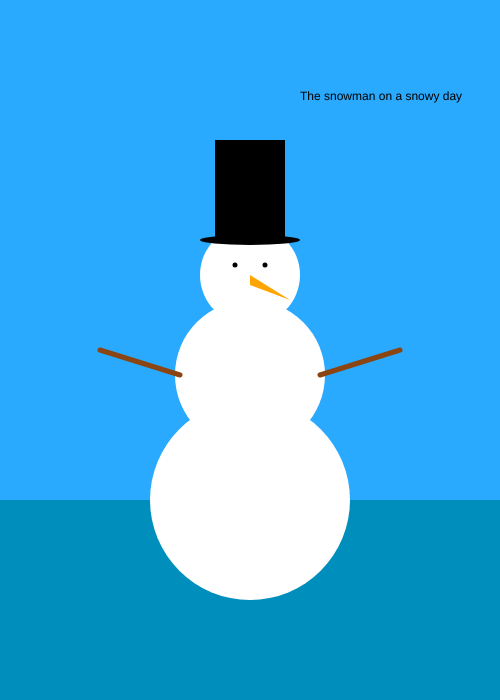
Frame 1 (no input)
Frame 60 (no input): identical to frame 1, image omitted
Frame 120 (the mouse pressed at the canvas centre since frame 60): identical to frame 1, image omitted

The p5.js sketch that drew this single still picture (run headless with seeded random() and noise() and a simulated clock; from frame 60 on, the mouse is pressed at the canvas centre):

// p5.js sketch
// ── sketch.js
let state = 0 ;


function setup() {
  createCanvas(500, 700);
	background(41, 170, 255);
  fill(0, 142, 188);
	strokeWeight(0);
	rect(0, 500, width, 200);

	}

function draw() {

  switch(state) {
    case 0:
    background(41, 170, 255);
    fill(0, 142, 188);
  	strokeWeight(0);
  	rect(0, 500, width, 200);
    //snowman
  	fill(255);
  	ellipse(250, 500, 200, 200);
  	ellipse(250, 375, 150, 150);
  	ellipse(250, 275, 100, 100);

  	//hat
  	fill(0);
  	rect(215, 140, 70, 100);
  	ellipse(250, 240, 100, 10);

  	//eyes
  	ellipse(235, 265, 5, 5);
  	ellipse(265, 265, 5, 5);

  	//carrot
  	fill(255, 165, 0);
  	triangle(250, 275, 250, 285, 290, 300);

  	//arms
  	stroke(139, 69, 19);
  	strokeWeight(5);
  	line(180, 375, 100, 350);
  	line(320, 375, 400, 350);
    strokeWeight(0);
    fill('black')
    text("The snowman on a snowy day ", 300, 100);

    break ;

    case 1:
    background(41, 170, 255);
    fill(0, 142, 188);
  	strokeWeight(0);
  	rect(0, 500, width, 200);
    //snowman
  	fill(255);
  	ellipse(250, 500, 200, 200);
  	ellipse(250, 375, 150, 150);
  	ellipse(250, 275, 100, 100);

  	//hat
  	fill(0);
  	rect(215, 140, 70, 100);
  	ellipse(250, 240, 100, 10);

  	//eyes
  	ellipse(235, 265, 5, 5);
  	ellipse(265, 265, 5, 5);

  	//carrot
  	fill(255, 165, 0);
  	triangle(250, 275, 250, 285, 290, 300);

  	//arms
  	stroke(139, 69, 19);
  	strokeWeight(5);
    line(180, 375, 100, 350);
  	line(320, 375, 400, 350);
    strokeWeight(0);
    fill('black')
    text("but the sun came up", 300, 100);


      //sun
      fill('yellow');
      ellipse(56, -10, 300, 300);

    break ;

    case 2:
    background(41, 170, 255);
    fill(0, 142, 188);
  	strokeWeight(0);
  	rect(0, 500, width, 200);
    //snowman
  	fill(255);
    ellipse(250, 600, 200, 120);
  	ellipse(250, 570, 150, 150);
  	ellipse(250, 520, 100, 100);

  	//hat
  	fill(0);
  	rect(215, 520, 70, 100);
  	ellipse(250, 620, 100, 10);

  	//eyes
  	ellipse(235, 500, 5, 5);
  	ellipse(265, 500, 5, 5);

  	//carrot
  	fill(255, 165, 0);
  	triangle(250, 390, 250, 390, 290, 300);

  	//arms
  	stroke(139, 69, 19);
  	strokeWeight(5);
    line(180, 500, 50, 500);
  	line(320, 510, 400, 500);
    strokeWeight(0);
    fill('black')
    text("BYE BYE snowman!!!!", 300, 100);



      //sun
      fill('yellow');
      ellipse(56, -10, 300, 300);

    break ;



  }
}

function mouseReleased() {
  state++ ;
  if (state > 4) {
    state = 0 ;
  }
}
